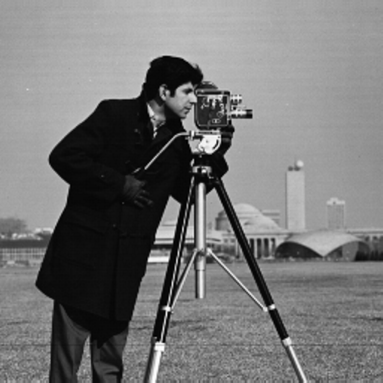
#> input picture Chapter 01. 이미지 처리에 대한 소개/image.png, 383 x 383 px
$ jupyter execute '이미지에 대한 소개 - scikit_image.ipynb'
#> lines starting #> are read from the running program, lines starting #| are printed output that depends on the picture
## 📸 이미지 처리에 대한 소개 - scikit-image
### scikit-image란?
skimage는 Pillow에 비해 픽셀 값이 0,1 사이에 있는 float 이미지에서도 동작한다.
보다 더 많은 기능을 제공하는 특징을 지니고 있다.

#### 🛠 Window에서 Pillow 설치하기
명령 프롬프트 혹은 Powershell에 아래와 같이 작성한다.
```
pip3 install scikit-image
```
#### 🛠 Ubuntu에서 Pillow 설치하기
터미널(CTRL+ALT+T)에서 아래와 같이 작성한다
```
python3 -m pip install -U scikit-image
python3 -m pip install scipy
python3 -m pip install matplotlib
```

### scikit-image 시작하기

#### 이미지 읽기

[cell 1]
from skimage import io
img = io.imread("image.png")
#> img is the input picture: shape (383, 383, 4); mean R, G, B, A 118.3, 118.3, 118.3, 255
io.imshow(img)

#### 이미지 쓰기/저장

[cell 2]
from skimage import io
img = io.imread("image.png")
io.imsave("new_image.png",img)

#### 데이터 모듈

[cell 3]
from skimage import data,io
io.imshow(data.camera())
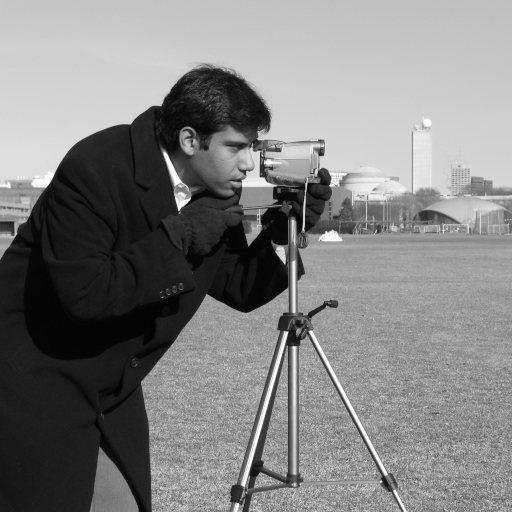
#> input picture skimage.data.camera(), 512 x 512 px
io.show()

[cell 4]
io.imshow(data.text())
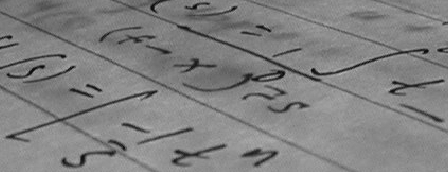
#> input picture skimage.data.text(), 448 x 172 px
io.show()

### Grayscale image

[cell 5]
from skimage import io, color
img = io.imread("image.jpg")
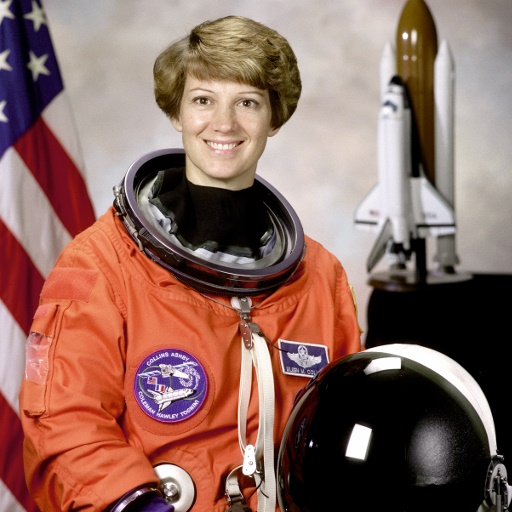
#> input picture Chapter 01. 이미지 처리에 대한 소개/image.jpg, 512 x 512 px
#> img is the input picture: shape (512, 512, 3); mean R, G, B 141.6, 105.8, 96.5
gray = color.rgb2gray(img)
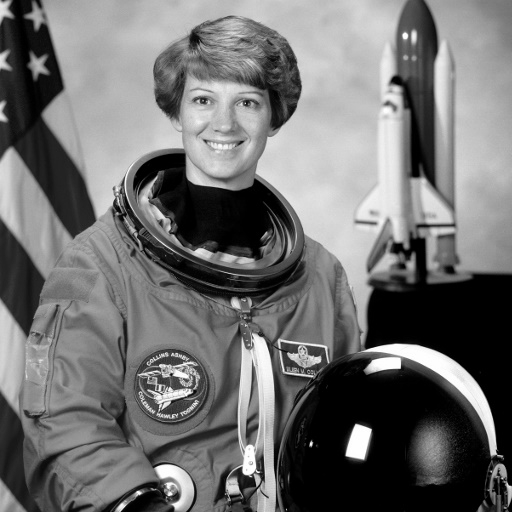
#> gray: shape (512, 512) float64; min 0, max 1, mean 0.442
io.imshow(gray)
io.show()

### RGB to HSV

[cell 6]
from skimage import data, io, color
img = data.astronaut()
img_hsv = color.rgb2hsv(img)
#> img_hsv: shape (512, 512, 3) float64; mean of channels 0, 1, 2 0.217, 0.357, 0.561
io.imshow(img_hsv)
io.show()

### 그리기 모듈
#### 원 그리기

[cell 7]
import numpy as np
from skimage import io,draw

[cell 8]
img = np.zeros((100,100), dtype=np.uint8)
x, y = draw.circle(50,50,10)
img[x,y]=1
io.imshow(img)
io.show()
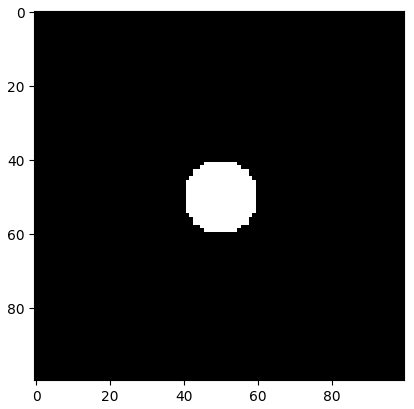
#> figure drawn by matplotlib, 1 panel

#### 타원 그리기

[cell 9]
img = np.zeros((100,100), dtype=np.uint8)
x, y = draw.ellipse(50,50,10,20)
img[x,y]=1
io.imshow(img)
io.show()
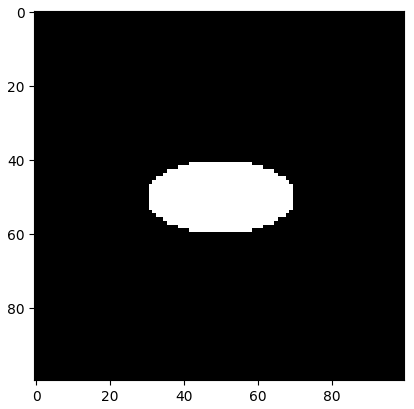
#> figure drawn by matplotlib, 1 panel

#### 다각형 그리기

[cell 10]
img = np.zeros((100,100), dtype=np.uint8)
r = np.array([10,25,80,50])
c = np.array([10,60,40,10])
x, y = draw.polygon(r,c)
img[x,y]=1
io.imshow(img)
io.show()
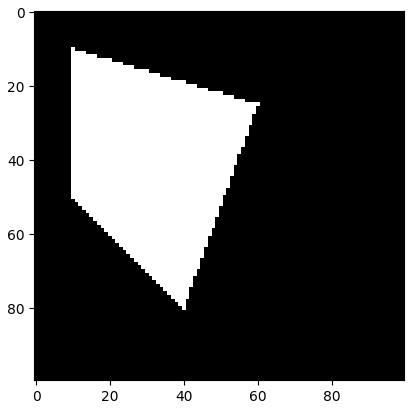
#> figure drawn by matplotlib, 1 panel
